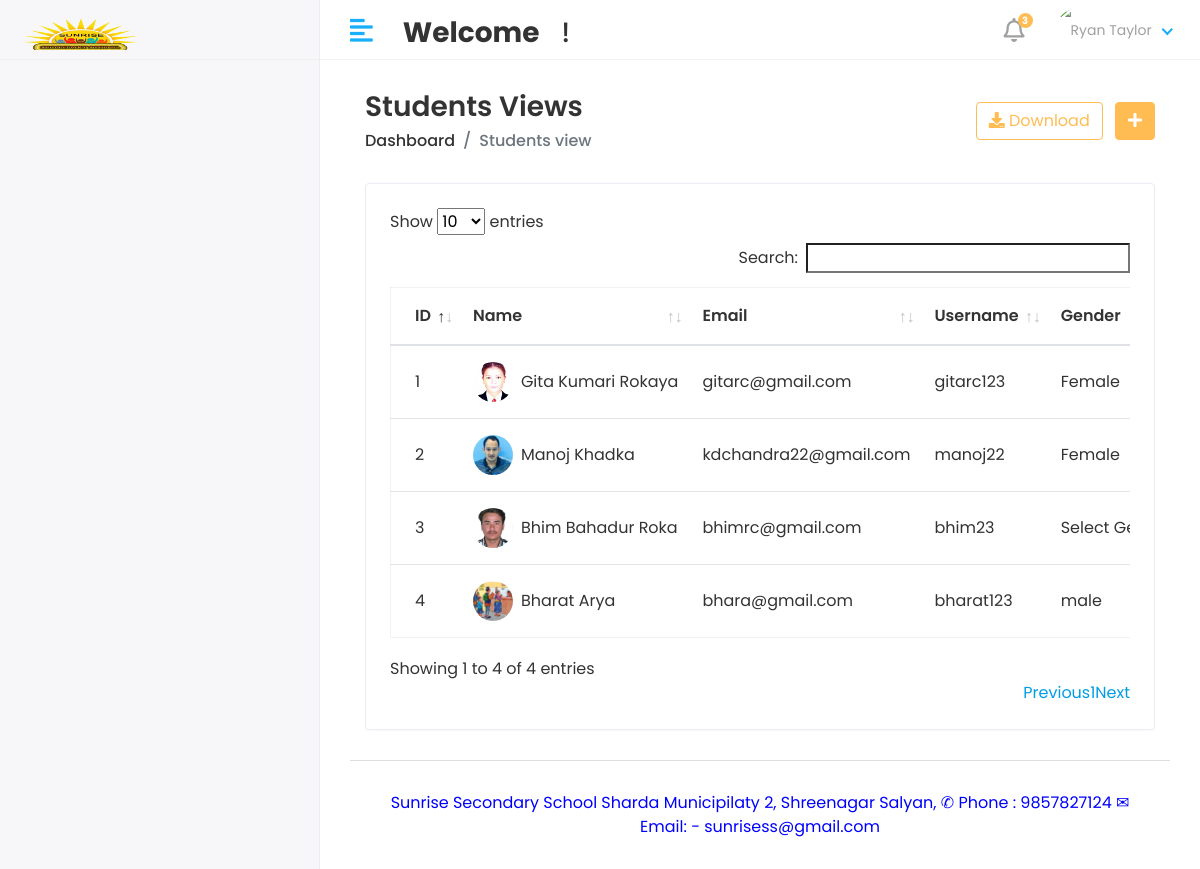
Page /HOD/staff/view on the committed database.
### schoolapp/models.py (models this page shows, shortened)
class Staff(models.Model):
    admin = models.OneToOneField(CustomUser,on_delete=models.CASCADE)
    gender = models.CharField(max_length=100)
    address = models.TextField()
    create_date = models.DateField(auto_now_add=True,null=True)
    update_date = models.DateField(auto_now=True)

class CustomUser(AbstractUser):
    USER = (
        (1,'HOD'),
        (2,'STAFF'),
        (3,'STUDENT'),
    )
    user_type = models.CharField(choices=USER,max_length=50,default=1)
    profile_pic = models.ImageField(upload_to='media/profile_pic')

### school_system/hod_views.py (the view)
# urls.py: path('HOD/staff/view', hod_views.view_staff, name='view_staff'),
def view_staff(request):
    staff = Staff.objects.all()
    context = {
        'staff':staff,
    }
    return render(request,'hod/view_staff.html',context)

### templates/hod/view_staff.html (shortened to what this page needs)
{% extends 'base.html' %}
{% block content %}
<div class="content container-fluid">
    <div class="page-header">
       <div class="row align-items-center">
          <div class="col">
             <h3 class="page-title">Students Views</h3>
             <ul class="breadcrumb">
                <li class="breadcrumb-item"><a href="index.html">Dashboard</a></li>
                <li class="breadcrumb-item active">Students view</li>
             </ul>
          </div>
          <div class="col-auto text-right float-right ml-auto">
             <a href="#" class="btn btn-outline-primary mr-2"><i class="fas fa-download"></i> Download</a>
             <a href="{% url 'add_staff' %}" class="btn btn-primary"><i class="fas fa-plus"></i></a>
          </div>
       </div>
    </div>
    <div class="row">
       <div class="col-sm-12">
          <div class="card card-table">
             <div class="card-body">
                <div class="table-responsive">
                   <table id="table_id" class="table table-hover table-center mb-0">
                      <thead>
                         <tr>
                            <th>ID</th>
                            <th>Name</th>
                            <th>Email</th>
                            <th>Username</th>
                            <th>Gender</th>
                         </tr>
                      </thead>
                      <tbody>
                        {% for s in staff %}
                         <tr>
                            <td>{{s.id}}</td>
                            <td>
                               <h2 class="table-avatar">
                                  <a href="{% url 'edit_staff' s.id %}" class="avatar avatar-sm mr-2"><img class="avatar-img rounded-circle" src="/{{s.admin.profile_pic}}" alt="User Image"></a>
                                  <a href="{% url 'edit_staff' s.id %}">{{s.admin.first_name}} {{s.admin.last_name}}</a>
                               </h2>
                            </td>
                            <td>{{s.admin.email}}</td>
                            <td>{{s.admin.username}}</td>
                            <td>{{s.gender}}</td>
                         </tr>
                         {% endfor %}
                      </tbody>
                   </table>
                </div>
             </div>
          </div>
       </div>
    </div>
 </div>
{% endblock content %}

### static/assets/css/style.css (style rules this page uses)
html { height: 100%; }
body { background-color: #fff; color: #333; font-family: 'Poppins', sans-serif; font-size: 1rem; height: 100%; line-height: 1.5; overflow-x: hidden; }
h1, h2, h3, h4, h5, h6 { font-family: 'Poppins', sans-serif; margin-top: 0; }
a { color: #009ce7; }
input, button, a { transition: all 0.4s ease; -moz-transition: all 0.4s ease; -o-transition: all 0.4s ease; -ms-transition: all 0.4s ease; -webkit-transition: all 0.4s ease; }
ul, ol { padding: 0px; list-style: none; }
.table { color: #333; max-width: 100%; margin-bottom: 0; width: 100%; }
.table.dataTable { border-collapse: collapse !important; border: 1px solid rgba(0, 0, 0, 0.05); }
table.table td h2 { display: inline-block; font-size: inherit; font-weight: 400; margin: 0; padding: 0; vertical-align: middle; }
table.table td h2.table-avatar { align-items: center; display: inline-flex; font-size: inherit; font-weight: 400; margin: 0; padding: 0; vertical-align: middle; white-space: nowrap; }
table.table td h2 a { color: #333; }
.table thead tr th { font-weight: 600; }
.table tbody tr { border-bottom: 1px solid rgba(0, 0, 0, 0.05); }
.table.table-center td, .table.table-center th { vertical-align: middle; }
.card-table .card-body .table > thead > tr > th { border-top: 0; }
.card-table .card-body .table tr td:first-child, .card-table .card-body .table tr th:first-child { padding-left: 1.5rem; }
.card-table .table td, .card-table .table th { border-top: 1px solid #e2e5e8; padding: 1rem 0.75rem; white-space: nowrap; }
.btn-primary { background-color: #FFBC53; border: 1px solid #FFBC53; }
.btn-outline-primary { color: #FFBC53; border-color: #FFBC53; }
.card { border: 1px solid #ececf5; box-shadow: 0 1px 3px 0 rgba(0, 0, 0, 0.03); margin-bottom: 1.875rem; }
.card-body { padding: 1.5rem; }
.avatar { position: relative; display: inline-block; width: 3rem; height: 3rem }
.avatar > img { width: 100%; height: 100%; -o-object-fit: cover; object-fit: cover; }
.avatar-sm { width: 2.5rem; height: 2.5rem; }
.page-header { margin-bottom: 1.875rem; }
.page-header .breadcrumb { background-color: transparent; color: #6c757d; font-size: 1rem; font-weight: 500; margin-bottom: 0; padding: 0; }
.page-header .breadcrumb a { color: #333; }
.page-title { font-size: 28px; font-weight: 600; color: #333; margin-bottom: 5px; }

### rows in the picture
Staff: id "1", admin.profile_pic (picture), admin.first_name "Gita Kumari", admin.last_name "Rokaya", admin.email "gitarc@gmail.com", admin.username "gitarc123", gender "Female"
Staff: id "2", admin.profile_pic (picture), admin.first_name "Manoj", admin.last_name "Khadka", admin.email "kdchandra22@gmail.com", admin.username "manoj22", gender "Female"
Staff: id "3", admin.profile_pic (picture), admin.first_name "Bhim Bahadur", admin.last_name "Roka", admin.email "bhimrc@gmail.com", admin.username "bhim23", gender "Select…"
Staff: id "4", admin.profile_pic (picture), admin.first_name "Bharat", admin.last_name "Arya", admin.email "bhara@gmail.com", admin.username "bharat123", gender "male"
